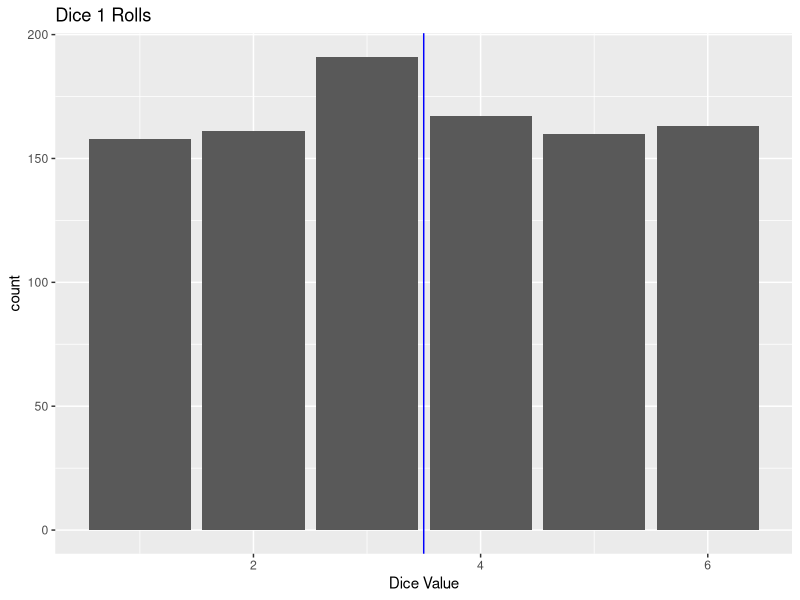
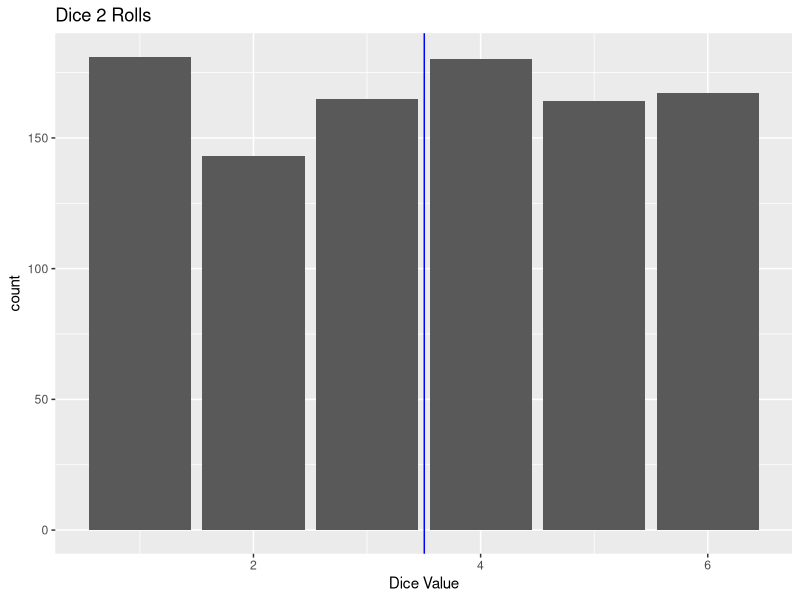
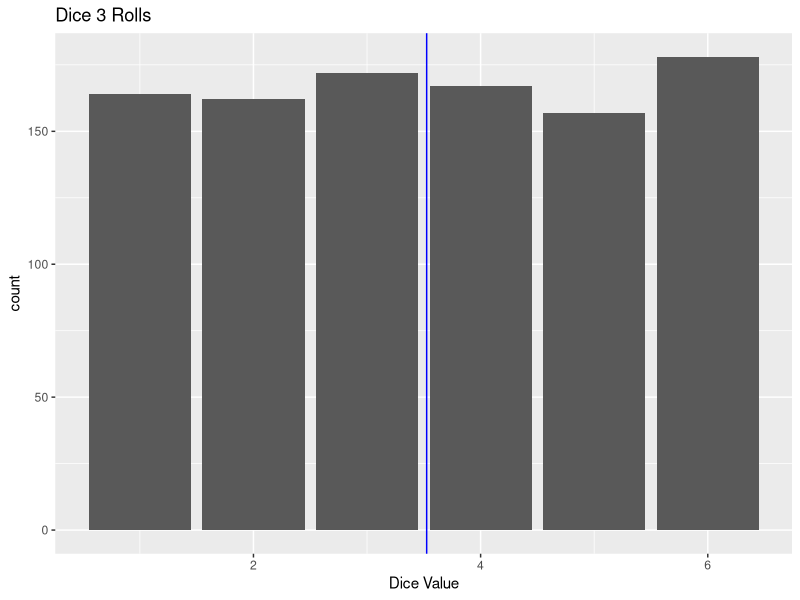

Generate these figures, in order, with R:
## ---- chunk 1
library(tibble)
library(tidyverse)
## ---- chunk 2
deck <- tibble(
  # tibble is a more flexible data.frame
  card = rep(
    c("ace",
      "deuce",
      "three",
      "four",
      "five",
      "six",
      "seven",
      "eight",
      "nine",
      "ten",
      "jack",
      "queen",
      "king"
    ),4),
  suit =
    rep(c(
      "diamonds", 
      "hearts", 
      "clubs", 
      "spades"),
        each = 13),
  color = rep(c("red", 
                "black"),
              each = 26)
)

glimpse(deck)
## ---- chunk 3
pr_black <- deck %>% 
  filter(color == "black") |> 
  nrow()/nrow(deck)

pr_ace <- deck %>% 
  filter(card == "ace") %>% 
  nrow()/nrow(deck)

pr_black_and_ace <- deck %>% 
  filter(card == "ace" & color == "black") %>% 
  nrow()/nrow(deck)

pr_black + pr_ace - pr_black_and_ace
## ---- chunk 4
pr_red <- deck %>% 
  filter(color == "red") |> 
  nrow()/nrow(deck)
pr_black_and_red <- pr_red * pr_black
pr_black_and_red
## ---- chunk 5
pr_king <- deck %>% 
  filter(card == "king") |> 
  nrow()/nrow(deck)

pr_ace <- deck %>% 
  filter(card == "ace") |> 
  nrow()/nrow(deck)

pr_king+pr_ace
## ---- chunk 6
pr_ace *pr_ace 
## ---- chunk 7
factorial(52)/(factorial(5)*factorial(47))
## ---- chunk 8
(52/52)*(39/51)*(26/50)*(13/49)*(48/48)

## ---- chunk 9
1-(48/52)*(47/51)*(46/50)*(45/49)*(44/48)
## ---- chunk 10
factorial(6)/(factorial(2)*factorial(4))
## ---- chunk 11
df <- tibble(
  id   = 1:6,
  name = c('Alice', 'Bob', 'Charlie', 'Diane', 'Fred', 'Jenny')
)

df_pairs <- df %>% 
  rename(id1 = id, name1 = name) %>% 
  crossing(df %>% 
             select(id2 = id, name2 = name)) %>%
  filter(id1 != id2) %>%
  unite(id, id1, id2) %>%
  unite(name, name1, name2)

df_pairs
## ---- chunk 12
factorial(6)/factorial(4)
## ---- chunk 13
d1 <- tibble(
  # tibble is a more flexible data.frame
  number = 
    c(1,
      2,
      3,
      4,
      5,
      6)
)

## ---- chunk 14

t=sample_n(d1, 1000, prob=rep(c(1/6), each=6), replace= TRUE)
t2=sample_n(d1, 1000, prob=c(1/12, 1/12, 1/12, 1/12, 1/6, 1/2), replace= TRUE)
t3=sample_n(d1, 1000, prob=c(0, 0, 1/6, 1/6, 1/3, 1/3), replace= TRUE)

## ---- chunk 15
df1 <- tibble(t)
df2 <- tibble(t2)
df3 <- tibble(t3)
## ---- chunk 16
mean1 <- df1 |> summarize(mean=mean(number))
mean2 <- df2 |> summarize(mean=mean(number))
mean3 <- df3 |> summarize(mean=mean(number))
## ---- chunk 17
g1 <- ggplot(df1, aes(x=number)) + 
    geom_bar() +
    ggtitle("Dice 1 Rolls") +
    theme(legend.position="none") +
    xlab("Dice Value") +
    geom_vline(xintercept=mean1$mean, colour="blue")
g1
## ---- chunk 18
g2 <- ggplot(df2, aes(x=number)) + 
    geom_bar() +
    ggtitle("Dice 2 Rolls") +
    theme(legend.position="none") +
    xlab("Dice Value")+
    geom_vline(xintercept=mean2$mean, colour="blue")
g2
## ---- chunk 19
g3 <- ggplot(df3, aes(x=number)) + 
    geom_bar() +
    ggtitle("Dice 3 Rolls") +
    theme(legend.position="none") +
    xlab("Dice Value")+
    geom_vline(xintercept=mean3$mean, colour="blue")
g3
